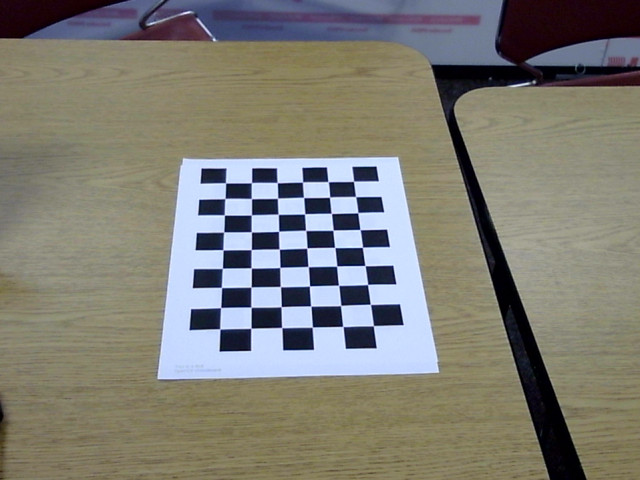
#> input picture camera_calibration/c270_images/mpv-shot0001.jpg, 640 x 480 px; its folder holds 4 pictures in this run
$ python calibrate_from_images.py
#> lines starting #> are read from the running program, lines starting #| are printed output that depends on the picture
import cv2
import numpy as np
import glob
import os
from tqdm import tqdm

# ============================================================
# Configuration
# ============================================================
TARGET_RESOLUTION = (1280, 720)
PATTERN_TYPE = "chessboard"  # "chessboard" or "charuco"
CHESSBOARD_SIZE = (9, 6)
SQUARE_SIZE_M = 0.025
IMAGE_FOLDER = "c270_images"
MIN_IMAGES_FOR_CALIBRATION = 10

CALIB_FLAGS = cv2.CALIB_RATIONAL_MODEL | cv2.CALIB_ZERO_TANGENT_DIST
CB_FLAGS = cv2.CALIB_CB_ADAPTIVE_THRESH + cv2.CALIB_CB_NORMALIZE_IMAGE
CRITERIA = (cv2.TERM_CRITERIA_EPS + cv2.TERM_CRITERIA_MAX_ITER, 50, 1e-6)

CHARUCO_DICT = cv2.aruco.getPredefinedDictionary(cv2.aruco.DICT_5X5_1000)
CHARUCO_BOARD = cv2.aruco.CharucoBoard(
    CHESSBOARD_SIZE, squareLength=0.04, markerLength=0.02, dictionary=CHARUCO_DICT
)

OBJP = np.zeros((CHESSBOARD_SIZE[0] * CHESSBOARD_SIZE[1], 3), np.float32)
OBJP[:, :2] = np.mgrid[0:CHESSBOARD_SIZE[0], 0:CHESSBOARD_SIZE[1]].T.reshape(-1, 2)
OBJP *= SQUARE_SIZE_M

assert PATTERN_TYPE in {"chessboard", "charuco"}

print("\n=== Camera Calibration ===")
print(f"Images: {IMAGE_FOLDER}")

if not os.path.exists(IMAGE_FOLDER):
    print("Missing image folder")
    raise SystemExit(1)

image_patterns = [os.path.join(IMAGE_FOLDER, ext) for ext in ("*.jpg", "*.jpeg", "*.png", "*.bmp")]
images = [i for pattern in image_patterns for i in glob.glob(pattern)]

if not images:
    print("No images found")
    raise SystemExit(1)

print(f"Found {len(images)} images")

successful, failed = 0, 0
img_shape = None
objpoints, imgpoints = [], []
charuco_corners_list, charuco_ids_list = [], []

# ============================================================
# Image Processing
# ============================================================
for fname in tqdm(images, desc="Processing", unit="img"):
    img = cv2.imread(fname)
#> img is the input picture: shape (480, 640, 3); mean B, G, R 116.5, 125.2, 126.7
    if img is None:
        failed += 1
        continue

    if TARGET_RESOLUTION:
        w, h = TARGET_RESOLUTION
        if (img.shape[1], img.shape[0]) != (w, h):
            img = cv2.resize(img, (w, h), interpolation=cv2.INTER_LINEAR)
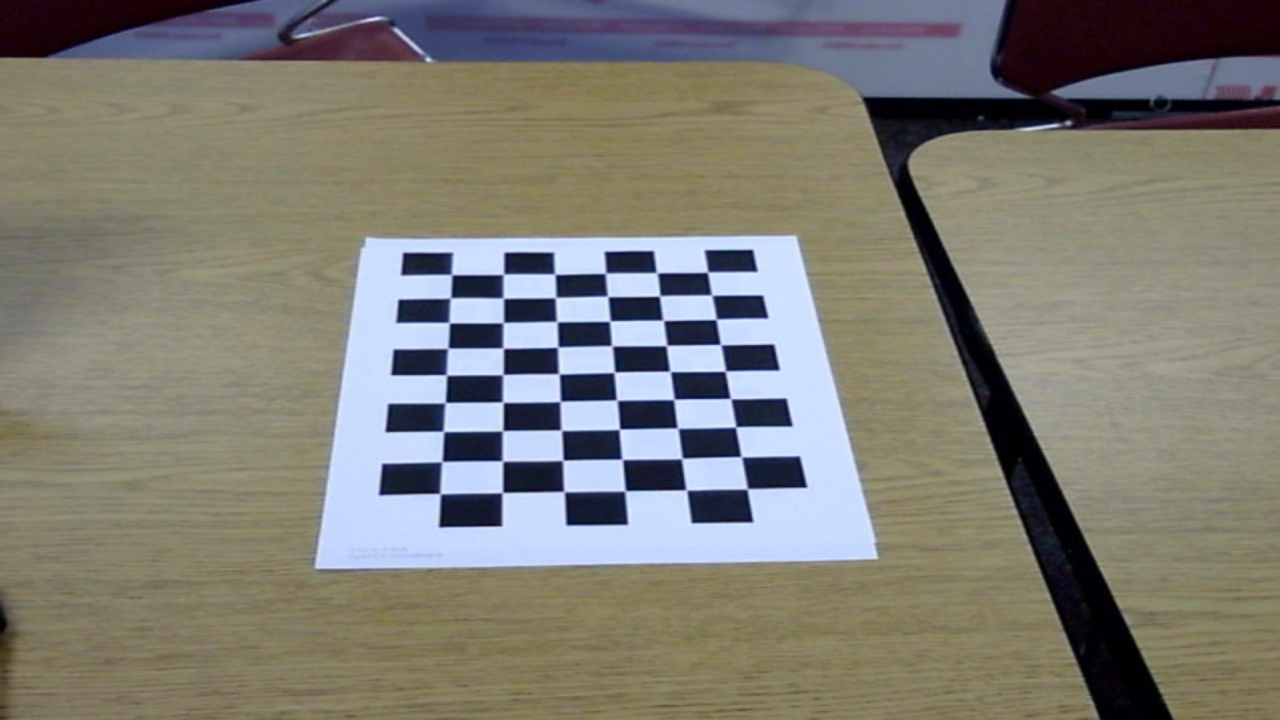
#> img: shape (720, 1280, 3); mean B, G, R 116.5, 125.1, 126.6

    gray = cv2.cvtColor(img, cv2.COLOR_BGR2GRAY)
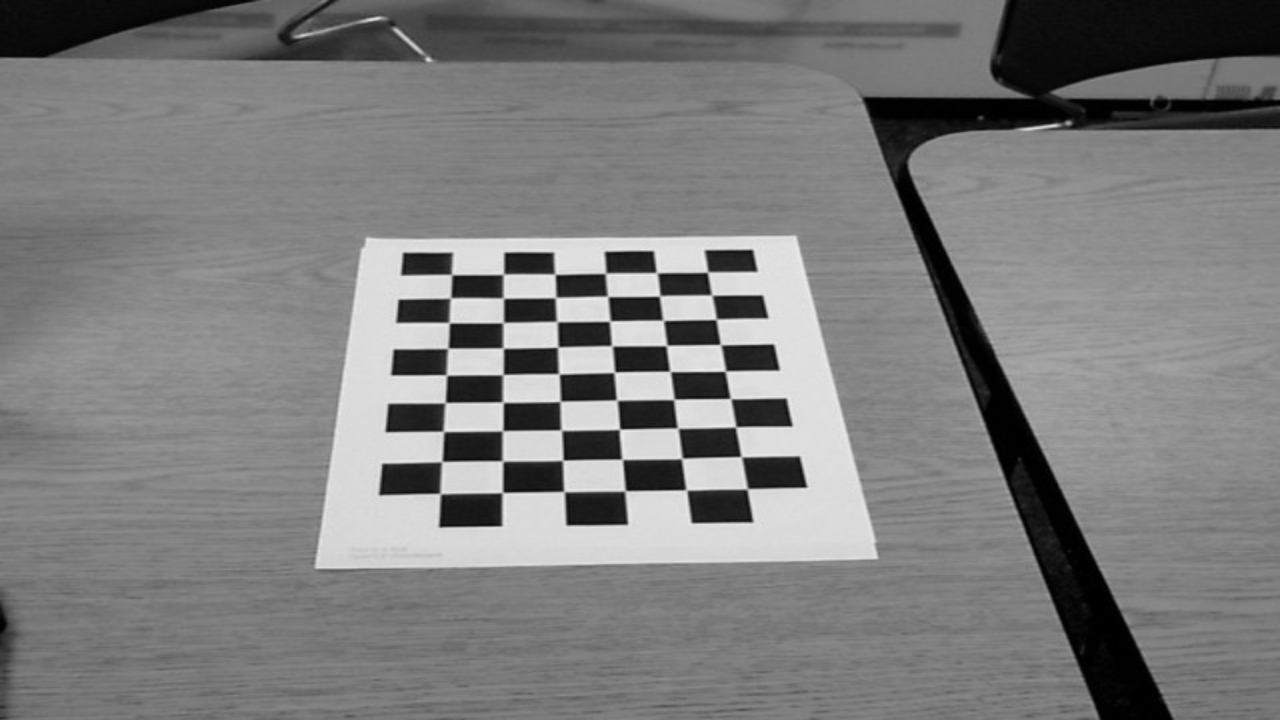
#> gray: shape (720, 1280); min 0, max 238, mean 124.6
    if img_shape is None:
        img_shape = gray.shape[::-1]
#> img_shape = (1280, 720)

    found = False

    match PATTERN_TYPE:
        case "chessboard":
            ret, corners = cv2.findChessboardCorners(gray, CHESSBOARD_SIZE, CB_FLAGS)
            if ret:
                found = True
                objpoints.append(OBJP.copy())
                subpix = cv2.cornerSubPix(gray, corners, (11, 11), (-1, -1), CRITERIA)
                imgpoints.append(subpix)

        case "charuco":
            corners, ids, _ = cv2.aruco.detectMarkers(gray, CHARUCO_DICT)
            if corners and ids is not None:
                count, ccorners, cids = cv2.aruco.interpolateCornersCharuco(
                    corners, ids, gray, CHARUCO_BOARD
                )
                if count and count > 4:
                    found = True
                    charuco_corners_list.append(ccorners)
                    charuco_ids_list.append(cids)

    if found:
        successful += 1
    else:
        failed += 1
#> pass 2 of the loop `for fname in tqdm(images, desc="Processing", unit="img"):`:
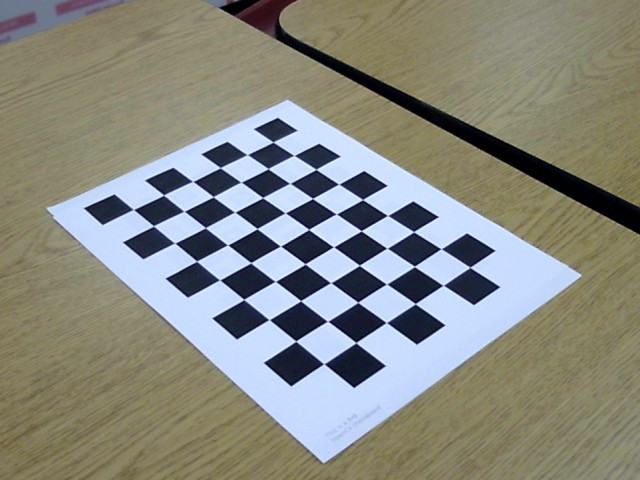
#> input picture camera_calibration/c270_images/mpv-shot0002.jpg, 640 x 480 px
#> img is the input picture: shape (480, 640, 3); mean B, G, R 128.6, 137.1, 135.9
#> `img = cv2.resize(img, (w, h), interpolation=cv2.INTER_LINEAR)`:
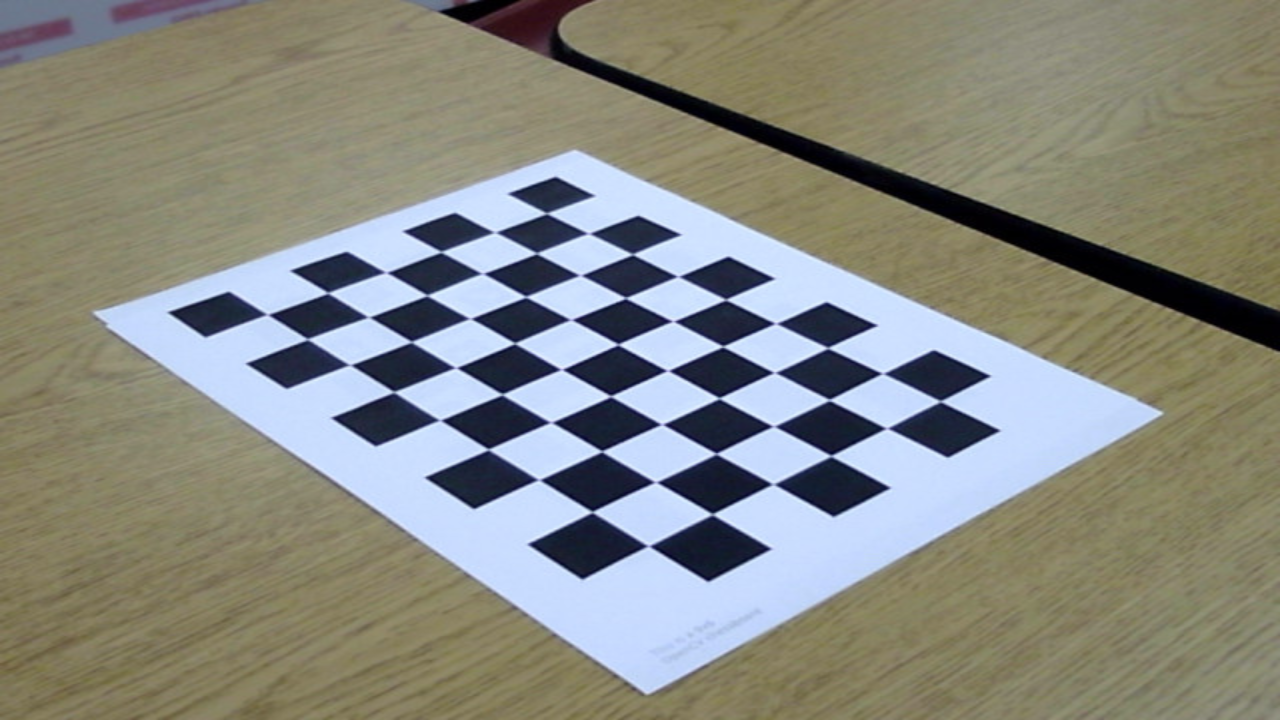
#> img: shape (720, 1280, 3); mean B, G, R 128.5, 137, 135.8
#> `gray = cv2.cvtColor(img, cv2.COLOR_BGR2GRAY)`:
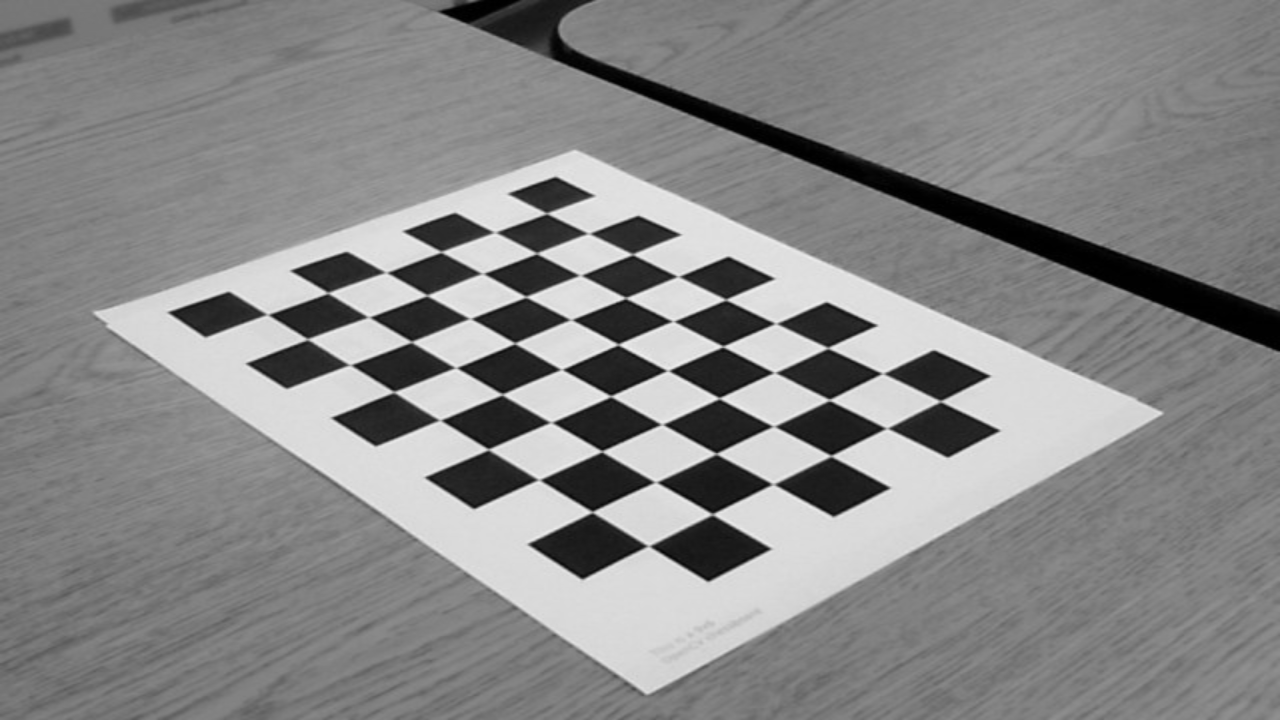
#> gray: shape (720, 1280); min 0, max 241, mean 135.7
#> pass 3 of the loop `for fname in tqdm(images, desc="Processing", unit="img"):`:
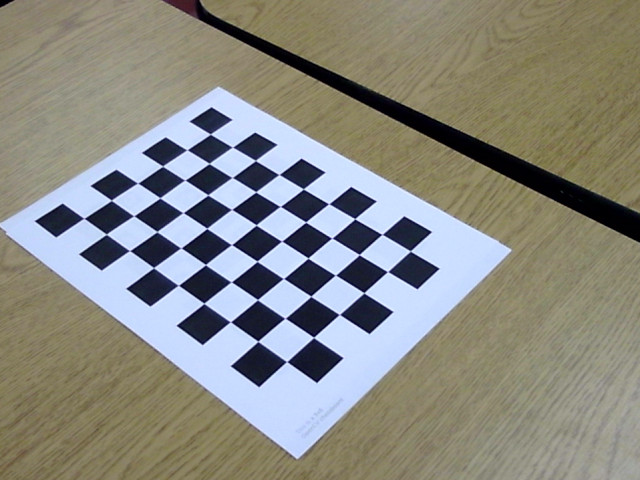
#> input picture camera_calibration/c270_images/mpv-shot0003.jpg, 640 x 480 px
#> img is the input picture: shape (480, 640, 3); mean B, G, R 129.5, 137.1, 137.3
#> `img = cv2.resize(img, (w, h), interpolation=cv2.INTER_LINEAR)`:
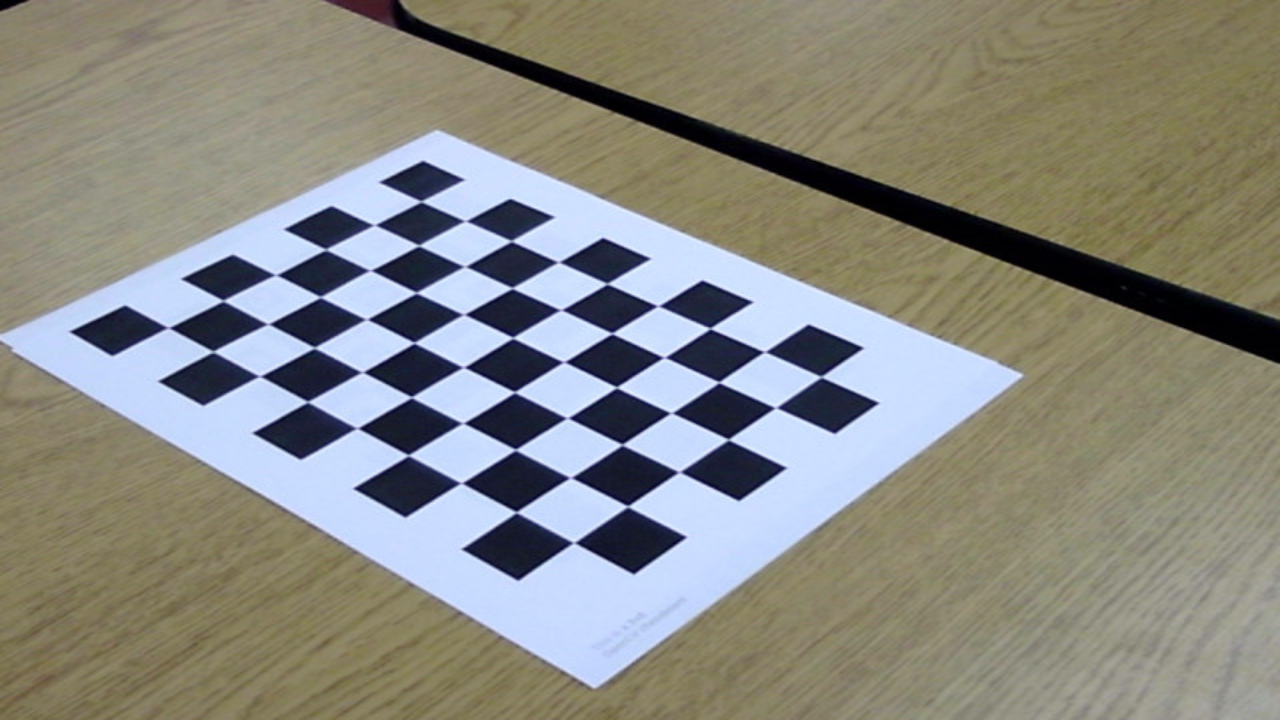
#> img: shape (720, 1280, 3); mean B, G, R 129.4, 137.1, 137.3
#> `gray = cv2.cvtColor(img, cv2.COLOR_BGR2GRAY)`:
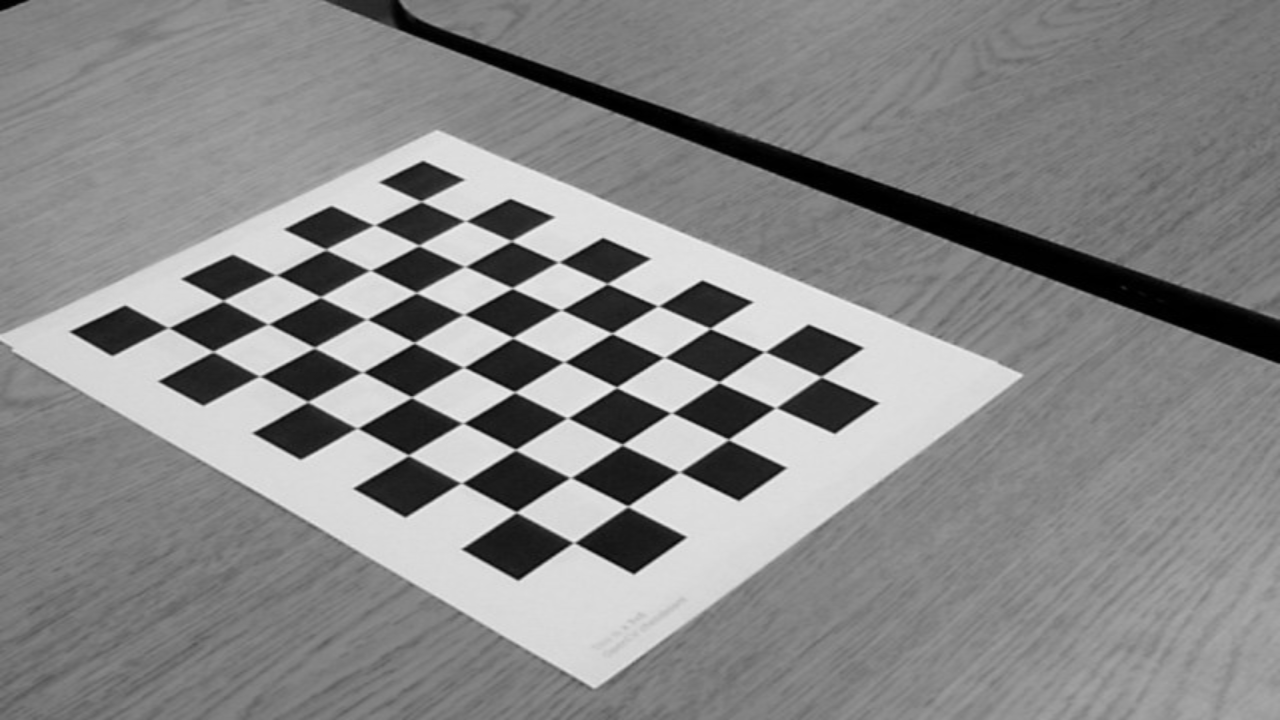
#> gray: shape (720, 1280); min 0, max 241, mean 136.2
#> the loop made 4 passes; the first 3 are shown

print(f"Detected: {successful}, Failed: {failed}")

count = len(objpoints) if PATTERN_TYPE == "chessboard" else len(charuco_corners_list)
if count < MIN_IMAGES_FOR_CALIBRATION:
    print(f"Too few usable images ({count})")
#> (the run stopped early here; a loop or call above may not have finished)
